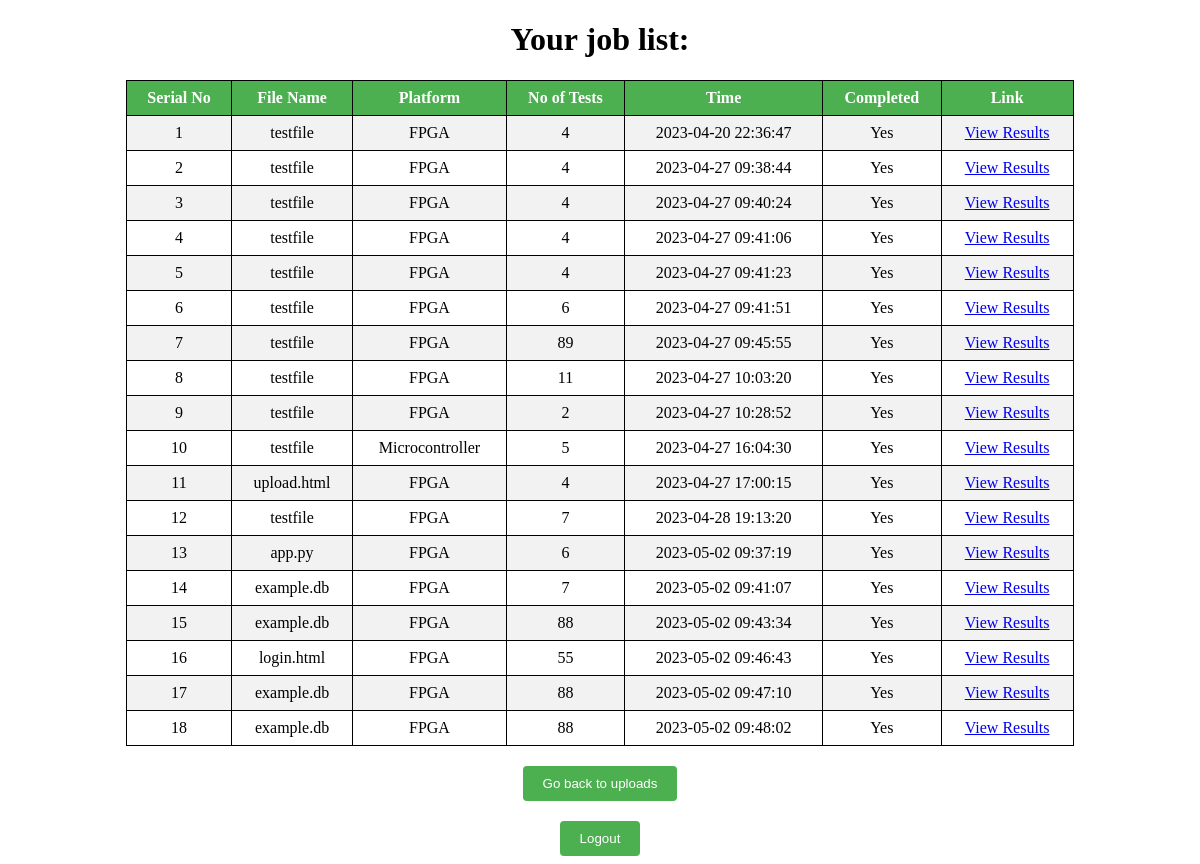
The page /jobs (signed in) on the database its author committed.
### tables this page shows
CREATE TABLE "jobs" (
                id INTEGER PRIMARY KEY AUTOINCREMENT,
                fileid INTEGER,
                userid TEXT,
                platform TEXT,
                no_of_tests INTEGER,
                time TIMESTAMP DEFAULT CURRENT_TIMESTAMP, completed INTEGER DEFAULT 0,
                FOREIGN KEY (fileid) REFERENCES files (id)
            );

CREATE TABLE files (
    id INTEGER PRIMARY KEY AUTOINCREMENT,
    filename TEXT,
    filepath TEXT
);

### app.py (the view)
@app.route('/jobs')
@login_required
def show_jobs():
    if 'user_id' not in session:
        return redirect(url_for('login'))
    userid = session['user_id']
    db = get_db()
    db.row_factory = sqlite3.Row
    cur = db.cursor()
    cur.execute("SELECT jobs.*, files.filename FROM jobs JOIN files ON jobs.fileid=files.id WHERE jobs.userid = ?", (userid,))
    rows = cur.fetchall()
    db.close()
    return render_template('jobs.html', rows=rows)

### app.py (called while the page is built)
@app.template_filter('split')
def split_filter(value, sep):
    return str(value).split(sep)

def login_required(func):
    @wraps(func)
    def wrapper(*args, **kwargs):
        if 'user_id' in session:
            return func(*args, **kwargs)
        else:
            flash('Please login to access this page', 'danger')
            return redirect(url_for('login'))
    return wrapper

### db.py (called while the page is built)
def get_db():
    db = getattr(g, '_database', None)
    if db is None:
        db = g._database = sqlite3.connect(DATABASE)
    return db

### templates/jobs.html (shortened to what this page needs)
<!DOCTYPE html>
<html>
  <head>
  </head>
  <body>
    <h1>Your job list:</h1>
    <form enctype="multipart/form-data">
      <table>
          <tr>
            <th>Serial No</th>
            <th>File Name</th>
            <th>Platform</th>
            <th>No of Tests</th>
            <th>Time</th>
            <th>Completed</th>
            <th>Link</th>
          </tr>
          {% for row in rows %}
          <tr>
            <td>{{ loop.index }}</td>
            <td>{{ row['filename'] | split('-') | last }}</td>
            <td>{{ row[3] }}</td>
            <td>{{ row[4] }}</td>
            <td>{{ row[5] }}</td>
            <td>{{ 'Yes' if row[6] else 'No' }}</td>
          <td>{% if row[6] %}
              <a href="{{ url_for('view_results', job_id=row[0]) }}">View Results</a>
              {% elif row[6] == 0 %}
              In Progress
            {% endif %}
          </td>
        </tr>
        {% endfor %}
      </table>
    </form>
      <form action="{{ url_for('upload') }}">
          <button type="submit">Go back to uploads</button>
      </form>
      <form action="/logout" method="POST">
          <button type="submit">Logout</button>
      </form>

### templates/jobs.html (style rules this page uses)
body { text-align: center; }
table { border-collapse: collapse; width: 80%; margin: 0 auto; }
th, td { border: 1px solid black; padding: 8px; text-align: center; }
th { background-color: #4CAF50; color: white; }
tr:nth-child(even) { background-color: #f2f2f2; }
button { margin-top: 20px; padding: 10px 20px; background-color: #4CAF50; color: white; border: none; border-radius: 4px; cursor: pointer; }

### rows shown on the page
jobs: filename|split "testfile", platform "FPGA", no_of_tests "4", time "2023-04-20 22:36:47", completed "Yes"
jobs: filename|split "testfile", platform "FPGA", no_of_tests "4", time "2023-04-27 09:38:44", completed "Yes"
jobs: filename|split "testfile", platform "FPGA", no_of_tests "4", time "2023-04-27 09:40:24", completed "Yes"
jobs: filename|split "testfile", platform "FPGA", no_of_tests "4", time "2023-04-27 09:41:06", completed "Yes"
jobs: filename|split "testfile", platform "FPGA", no_of_tests "4", time "2023-04-27 09:41:23", completed "Yes"
jobs: filename|split "testfile", platform "FPGA", no_of_tests "6", time "2023-04-27 09:41:51", completed "Yes"
jobs: filename|split "testfile", platform "FPGA", no_of_tests "89", time "2023-04-27 09:45:55", completed "Yes"
jobs: filename|split "testfile", platform "FPGA", no_of_tests "11", time "2023-04-27 10:03:20", completed "Yes"
jobs: filename|split "testfile", platform "FPGA", no_of_tests "2", time "2023-04-27 10:28:52", completed "Yes"
jobs: filename|split "testfile", platform "Microcontroller", no_of_tests "5", time "2023-04-27 16:04:30", completed "Yes"
jobs: filename|split "upload.html", platform "FPGA", no_of_tests "4", time "2023-04-27 17:00:15", completed "Yes"
jobs: filename|split "testfile", platform "FPGA", no_of_tests "7", time "2023-04-28 19:13:20", completed "Yes"
jobs: filename|split "app.py", platform "FPGA", no_of_tests "6", time "2023-05-02 09:37:19", completed "Yes"
jobs: filename|split "example.db", platform "FPGA", no_of_tests "7", time "2023-05-02 09:41:07", completed "Yes"
jobs: filename|split "example.db", platform "FPGA", no_of_tests "88", time "2023-05-02 09:43:34", completed "Yes"
jobs: filename|split "login.html", platform "FPGA", no_of_tests "55", time "2023-05-02 09:46:43", completed "Yes"
jobs: filename|split "example.db", platform "FPGA", no_of_tests "88", time "2023-05-02 09:47:10", completed "Yes"
jobs: filename|split "example.db", platform "FPGA", no_of_tests "88", time "2023-05-02 09:48:02", completed "Yes"
